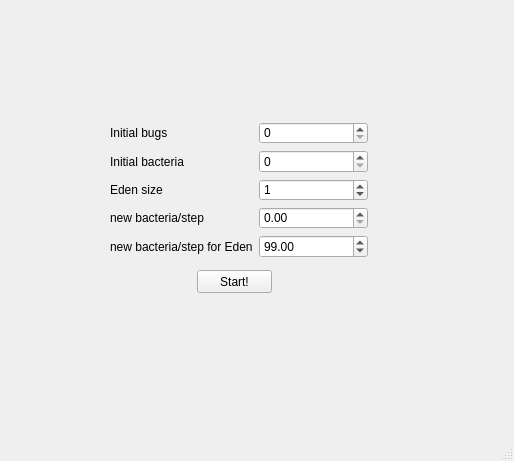
<?xml version="1.0" encoding="UTF-8"?>
<ui version="4.0">
 <class>MainWindow</class>
 <widget class="QMainWindow" name="MainWindow">
  <property name="geometry">
   <rect>
    <x>0</x>
    <y>0</y>
    <width>514</width>
    <height>461</height>
   </rect>
  </property>
  <property name="windowTitle">
   <string>Evolutuon Simulation</string>
  </property>
  <property name="windowIcon">
   <iconset>
    <normaloff>../res/DNA.png</normaloff>../res/DNA.png</iconset>
  </property>
  <widget class="QWidget" name="centralwidget">
   <widget class="QStackedWidget" name="MainStackedWidget">
    <property name="geometry">
     <rect>
      <x>0</x>
      <y>0</y>
      <width>515</width>
      <height>451</height>
     </rect>
    </property>
    <property name="currentIndex">
     <number>0</number>
    </property>
    <widget class="QWidget" name="ParamterPage">
     <widget class="QWidget" name="formLayoutWidget">
      <property name="geometry">
       <rect>
        <x>110</x>
        <y>122</y>
        <width>258</width>
        <height>136</height>
       </rect>
      </property>
      <layout class="QFormLayout" name="formLayout">
       <item row="0" column="0">
        <widget class="QLabel" name="label_6">
         <property name="text">
          <string>Initial bugs</string>
         </property>
        </widget>
       </item>
       <item row="0" column="1">
        <widget class="QSpinBox" name="InitBugNumberSpinBox">
         <property name="value">
          <number>0</number>
         </property>
        </widget>
       </item>
       <item row="1" column="0">
        <widget class="QLabel" name="label_7">
         <property name="text">
          <string>Initial bacteria</string>
         </property>
        </widget>
       </item>
       <item row="1" column="1">
        <widget class="QSpinBox" name="InitBacteriumNumberSpinBox">
         <property name="maximum">
          <number>10000</number>
         </property>
         <property name="value">
          <number>0</number>
         </property>
        </widget>
       </item>
       <item row="2" column="0">
        <widget class="QLabel" name="label_8">
         <property name="text">
          <string>Eden size</string>
         </property>
        </widget>
       </item>
       <item row="2" column="1">
        <widget class="QSpinBox" name="EdenRadiusSpinBox">
         <property name="maximum">
          <number>200</number>
         </property>
         <property name="value">
          <number>1</number>
         </property>
        </widget>
       </item>
       <item row="3" column="0">
        <widget class="QLabel" name="label_9">
         <property name="text">
          <string>new bacteria/step</string>
         </property>
        </widget>
       </item>
       <item row="3" column="1">
        <widget class="QDoubleSpinBox" name="IncreaseBacteriumEachForPoolDoubleSpinBox">
         <property name="maximum">
          <double>999999.989999999990687</double>
         </property>
         <property name="value">
          <double>0.000000000000000</double>
         </property>
        </widget>
       </item>
       <item row="4" column="0">
        <widget class="QLabel" name="label_10">
         <property name="text">
          <string>new bacteria/step for Eden</string>
         </property>
        </widget>
       </item>
       <item row="4" column="1">
        <widget class="QDoubleSpinBox" name="IncreaseBacteriumEachForEdenDoubleSpinBox">
         <property name="maximum">
          <double>999999.989999999990687</double>
         </property>
         <property name="value">
          <double>99.000000000000000</double>
         </property>
        </widget>
       </item>
      </layout>
     </widget>
     <widget class="QPushButton" name="pushButton">
      <property name="geometry">
       <rect>
        <x>197</x>
        <y>270</y>
        <width>75</width>
        <height>23</height>
       </rect>
      </property>
      <property name="text">
       <string>Start!</string>
      </property>
     </widget>
    </widget>
    <widget class="QWidget" name="DisplayPage">
     <widget class="QFrame" name="displayFrame">
      <property name="geometry">
       <rect>
        <x>0</x>
        <y>0</y>
        <width>512</width>
        <height>384</height>
       </rect>
      </property>
      <property name="minimumSize">
       <size>
        <width>512</width>
        <height>384</height>
       </size>
      </property>
      <property name="maximumSize">
       <size>
        <width>512</width>
        <height>384</height>
       </size>
      </property>
      <property name="frameShape">
       <enum>QFrame::NoFrame</enum>
      </property>
      <property name="frameShadow">
       <enum>QFrame::Plain</enum>
      </property>
      <property name="lineWidth">
       <number>0</number>
      </property>
     </widget>
     <widget class="QGroupBox" name="groupBox">
      <property name="geometry">
       <rect>
        <x>24</x>
        <y>396</y>
        <width>220</width>
        <height>46</height>
       </rect>
      </property>
      <property name="title">
       <string>Speed</string>
      </property>
      <widget class="QSlider" name="speedSlider">
       <property name="geometry">
        <rect>
         <x>34</x>
         <y>16</y>
         <width>163</width>
         <height>24</height>
        </rect>
       </property>
       <property name="maximum">
        <number>4</number>
       </property>
       <property name="pageStep">
        <number>1</number>
       </property>
       <property name="orientation">
        <enum>Qt::Horizontal</enum>
       </property>
       <property name="tickPosition">
        <enum>QSlider::TicksBothSides</enum>
       </property>
      </widget>
     </widget>
     <widget class="QPushButton" name="ExitPushButton">
      <property name="geometry">
       <rect>
        <x>432</x>
        <y>406</y>
        <width>59</width>
        <height>33</height>
       </rect>
      </property>
      <property name="text">
       <string>Exit</string>
      </property>
     </widget>
    </widget>
   </widget>
  </widget>
  <widget class="QStatusBar" name="statusbar"/>
 </widget>
 <tabstops>
  <tabstop>EdenRadiusSpinBox</tabstop>
  <tabstop>IncreaseBacteriumEachForPoolDoubleSpinBox</tabstop>
  <tabstop>InitBacteriumNumberSpinBox</tabstop>
  <tabstop>speedSlider</tabstop>
  <tabstop>InitBugNumberSpinBox</tabstop>
  <tabstop>IncreaseBacteriumEachForEdenDoubleSpinBox</tabstop>
 </tabstops>
 <resources/>
 <connections/>
 <slots>
  <slot>speedChanged()</slot>
 </slots>
</ui>
